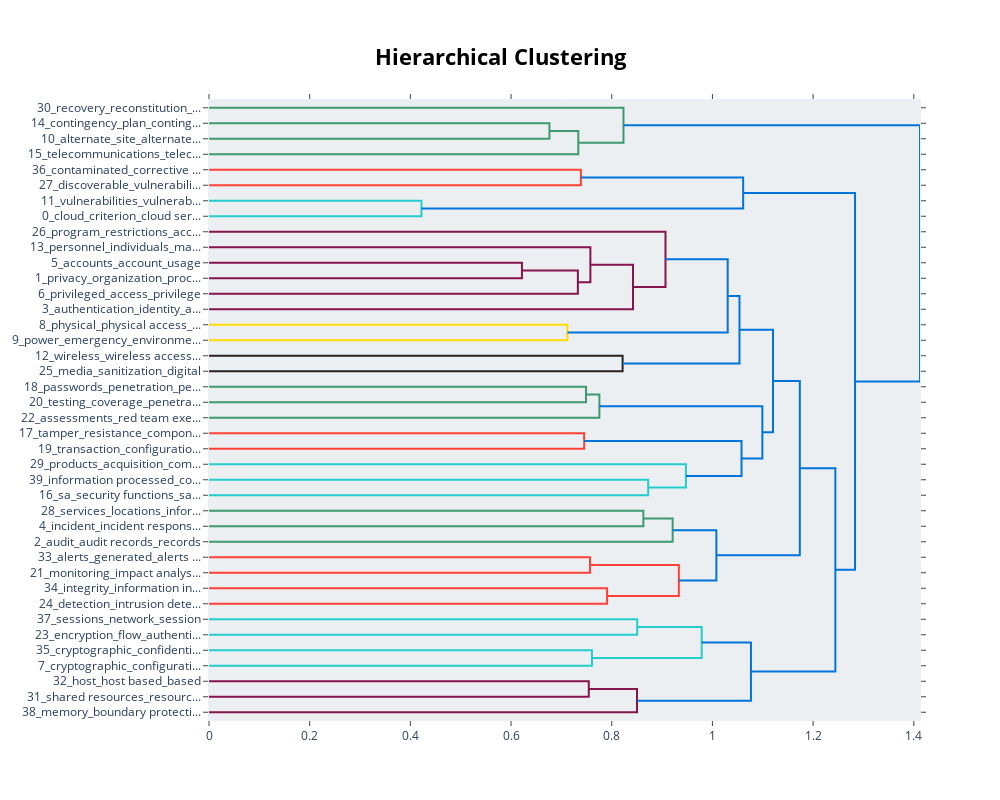

Source (notebook cell):
### Code cell
# check updates
topic_model.visualize_hierarchy()

### Figure 1 — Plotly figure (JSON) as saved in the notebook; plotly's stock layout.template omitted (floating-point values rounded to 4 significant figures)
{"data": [{"hoverinfo": "text", "marker": {"color": "rgb(61,153,112)"}, "mode": "lines", "type": "scatter", "x": [0, 0.6762, 0.6762, 0], "xaxis": "x", "y": [-15, -15, -25, -25], "yaxis": "y"}, {"hoverinfo": "text", "marker": {"color": "rgb(61,153,112)"}, "mode": "lines", "type": "scatter", "x": [0.6762, 0.7336, 0.7336, 0], "xaxis": "x", "y": [-20, -20, -35, -35], "yaxis": "y"}, {"hoverinfo": "text", "marker": {"color": "rgb(61,153,112)"}, "mode": "lines", "type": "scatter", "x": [0, 0.8233, 0.8233, 0.7336], "xaxis": "x", "y": [-5, -5, -27.5, -27.5], "yaxis": "y"}, {"hoverinfo": "text", "marker": {"color": "rgb(255,65,54)"}, "mode": "lines", "type": "scatter", "x": [0, 0.7387, 0.7387, 0], "xaxis": "x", "y": [-45, -45, -55, -55], "yaxis": "y"}, {"hoverinfo": "text", "marker": {"color": "rgb(35,205,205)"}, "mode": "lines", "type": "scatter", "x": [0, 0.422, 0.422, 0], "xaxis": "x", "y": [-65, -65, -75, -75], "yaxis": "y"}, {"hoverinfo": "text", "marker": {"color": "rgb(0,116,217)"}, "mode": "lines", "type": "scatter", "x": [0.7387, 1.061, 1.061, 0.422], "xaxis": "x", "y": [-50, -50, -70, -70], "yaxis": "y"}, {"hoverinfo": "text", "marker": {"color": "rgb(133,20,75)"}, "mode": "lines", "type": "scatter", "x": [0, 0.6216, 0.6216, 0], "xaxis": "x", "y": [-105, -105, -115, -115], "yaxis": "y"}, {"hoverinfo": "text", "marker": {"color": "rgb(133,20,75)"}, "mode": "lines", "type": "scatter", "x": [0.6216, 0.7327, 0.7327, 0], "xaxis": "x", "y": [-110, -110, -125, -125], "yaxis": "y"}, {"hoverinfo": "text", "marker": {"color": "rgb(133,20,75)"}, "mode": "lines", "type": "scatter", "x": [0, 0.7576, 0.7576, 0.7327], "xaxis": "x", "y": [-95, -95, -117.5, -117.5], "yaxis": "y"}, {"hoverinfo": "text", "marker": {"color": "rgb(133,20,75)"}, "mode": "lines", "type": "scatter", "x": [0.7576, 0.8422, 0.8422, 0], "xaxis": "x", "y": [-106.2, -106.2, -135, -135], "yaxis": "y"}, {"hoverinfo": "text", "marker": {"color": "rgb(133,20,75)"}, "mode": "lines", "type": "scatter", "x": [0, 0.9068, 0.9068, 0.8422], "xaxis": "x", "y": [-85, -85, -120.6, -120.6], "yaxis": "y"}, {"hoverinfo": "text", "marker": {"color": "rgb(255,220,0)"}, "mode": "lines", "type": "scatter", "x": [0, 0.7118, 0.7118, 0], "xaxis": "x", "y": [-145, -145, -155, -155], "yaxis": "y"}, {"hoverinfo": "text", "marker": {"color": "rgb(0,116,217)"}, "mode": "lines", "type": "scatter", "x": [0.9068, 1.03, 1.03, 0.7118], "xaxis": "x", "y": [-102.8, -102.8, -150, -150], "yaxis": "y"}, {"hoverinfo": "text", "marker": {"color": "rgb(40,35,35)"}, "mode": "lines", "type": "scatter", "x": [0, 0.8216, 0.8216, 0], "xaxis": "x", "y": [-165, -165, -175, -175], "yaxis": "y"}, {"hoverinfo": "text", "marker": {"color": "rgb(0,116,217)"}, "mode": "lines", "type": "scatter", "x": [1.03, 1.054, 1.054, 0.8216], "xaxis": "x", "y": [-126.4, -126.4, -170, -170], "yaxis": "y"}, {"hoverinfo": "text", "marker": {"color": "rgb(61,153,112)"}, "mode": "lines", "type": "scatter", "x": [0, 0.7489, 0.7489, 0], "xaxis": "x", "y": [-185, -185, -195, -195], "yaxis": "y"}, {"hoverinfo": "text", "marker": {"color": "rgb(61,153,112)"}, "mode": "lines", "type": "scatter", "x": [0.7489, 0.7755, 0.7755, 0], "xaxis": "x", "y": [-190, -190, -205, -205], "yaxis": "y"}, {"hoverinfo": "text", "marker": {"color": "rgb(255,65,54)"}, "mode": "lines", "type": "scatter", "x": [0, 0.7452, 0.7452, 0], "xaxis": "x", "y": [-215, -215, -225, -225], "yaxis": "y"}, {"hoverinfo": "text", "marker": {"color": "rgb(35,205,205)"}, "mode": "lines", "type": "scatter", "x": [0, 0.8724, 0.8724, 0], "xaxis": "x", "y": [-245, -245, -255, -255], "yaxis": "y"}, {"hoverinfo": "text", "marker": {"color": "rgb(35,205,205)"}, "mode": "lines", "type": "scatter", "x": [0, 0.9473, 0.9473, 0.8724], "xaxis": "x", "y": [-235, -235, -250, -250], "yaxis": "y"}, {"hoverinfo": "text", "marker": {"color": "rgb(0,116,217)"}, "mode": "lines", "type": "scatter", "x": [0.7452, 1.058, 1.058, 0.9473], "xaxis": "x", "y": [-220, -220, -242.5, -242.5], "yaxis": "y"}, {"hoverinfo": "text", "marker": {"color": "rgb(0,116,217)"}, "mode": "lines", "type": "scatter", "x": [0.7755, 1.099, 1.099, 1.058], "xaxis": "x", "y": [-197.5, -197.5, -231.2, -231.2], "yaxis": "y"}, {"hoverinfo": "text", "marker": {"color": "rgb(0,116,217)"}, "mode": "lines", "type": "scatter", "x": [1.054, 1.12, 1.12, 1.099], "xaxis": "x", "y": [-148.2, -148.2, -214.4, -214.4], "yaxis": "y"}, {"hoverinfo": "text", "marker": {"color": "rgb(61,153,112)"}, "mode": "lines", "type": "scatter", "x": [0, 0.8628, 0.8628, 0], "xaxis": "x", "y": [-265, -265, -275, -275], "yaxis": "y"}, {"hoverinfo": "text", "marker": {"color": "rgb(61,153,112)"}, "mode": "lines", "type": "scatter", "x": [0.8628, 0.921, 0.921, 0], "xaxis": "x", "y": [-270, -270, -285, -285], "yaxis": "y"}, {"hoverinfo": "text", "marker": {"color": "rgb(255,65,54)"}, "mode": "lines", "type": "scatter", "x": [0, 0.7568, 0.7568, 0], "xaxis": "x", "y": [-295, -295, -305, -305], "yaxis": "y"}, {"hoverinfo": "text", "marker": {"color": "rgb(255,65,54)"}, "mode": "lines", "type": "scatter", "x": [0, 0.7907, 0.7907, 0], "xaxis": "x", "y": [-315, -315, -325, -325], "yaxis": "y"}, {"hoverinfo": "text", "marker": {"color": "rgb(255,65,54)"}, "mode": "lines", "type": "scatter", "x": [0.7568, 0.9333, 0.9333, 0.7907], "xaxis": "x", "y": [-300, -300, -320, -320], "yaxis": "y"}, {"hoverinfo": "text", "marker": {"color": "rgb(0,116,217)"}, "mode": "lines", "type": "scatter", "x": [0.921, 1.008, 1.008, 0.9333], "xaxis": "x", "y": [-277.5, -277.5, -310, -310], "yaxis": "y"}, {"hoverinfo": "text", "marker": {"color": "rgb(0,116,217)"}, "mode": "lines", "type": "scatter", "x": [1.12, 1.174, 1.174, 1.008], "xaxis": "x", "y": [-181.3, -181.3, -293.8, -293.8], "yaxis": "y"}, {"hoverinfo": "text", "marker": {"color": "rgb(35,205,205)"}, "mode": "lines", "type": "scatter", "x": [0, 0.8505, 0.8505, 0], "xaxis": "x", "y": [-335, -335, -345, -345], "yaxis": "y"}, {"hoverinfo": "text", "marker": {"color": "rgb(35,205,205)"}, "mode": "lines", "type": "scatter", "x": [0, 0.7607, 0.7607, 0], "xaxis": "x", "y": [-355, -355, -365, -365], "yaxis": "y"}, {"hoverinfo": "text", "marker": {"color": "rgb(35,205,205)"}, "mode": "lines", "type": "scatter", "x": [0.8505, 0.9786, 0.9786, 0.7607], "xaxis": "x", "y": [-340, -340, -360, -360], "yaxis": "y"}, {"hoverinfo": "text", "marker": {"color": "rgb(133,20,75)"}, "mode": "lines", "type": "scatter", "x": [0, 0.7544, 0.7544, 0], "xaxis": "x", "y": [-375, -375, -385, -385], "yaxis": "y"}, {"hoverinfo": "text", "marker": {"color": "rgb(133,20,75)"}, "mode": "lines", "type": "scatter", "x": [0.7544, 0.8502, 0.8502, 0], "xaxis": "x", "y": [-380, -380, -395, -395], "yaxis": "y"}, {"hoverinfo": "text", "marker": {"color": "rgb(0,116,217)"}, "mode": "lines", "type": "scatter", "x": [0.9786, 1.077, 1.077, 0.8502], "xaxis": "x", "y": [-350, -350, -387.5, -387.5], "yaxis": "y"}, {"hoverinfo": "text", "marker": {"color": "rgb(0,116,217)"}, "mode": "lines", "type": "scatter", "x": [1.174, 1.244, 1.244, 1.077], "xaxis": "x", "y": [-237.5, -237.5, -368.8, -368.8], "yaxis": "y"}, {"hoverinfo": "text", "marker": {"color": "rgb(0,116,217)"}, "mode": "lines", "type": "scatter", "x": [1.061, 1.283, 1.283, 1.244], "xaxis": "x", "y": [-60, -60, -303.1, -303.1], "yaxis": "y"}, {"hoverinfo": "text", "marker": {"color": "rgb(0,116,217)"}, "mode": "lines", "type": "scatter", "x": [0.8233, 1.412, 1.412, 1.283], "xaxis": "x", "y": [-16.25, -16.25, -181.6, -181.6], "yaxis": "y"}], "layout": {"autosize": false, "height": 800, "hoverlabel": {"bgcolor": "white", "font": {"family": "Rockwell", "size": 16}}, "hovermode": "closest", "plot_bgcolor": "#ECEFF1", "showlegend": false, "title": {"font": {"color": "Black", "size": 22}, "text": "<b>Hierarchical Clustering</b>", "x": 0.5, "xanchor": "center", "yanchor": "top"}, "width": 1000, "xaxis": {"mirror": "allticks", "rangemode": "tozero", "showgrid": false, "showline": true, "showticklabels": true, "ticks": "outside", "type": "linear", "zeroline": false}, "yaxis": {"mirror": "allticks", "range": [-400, 0], "rangemode": "tozero", "showgrid": false, "showline": true, "showticklabels": true, "tickmode": "array", "ticks": "outside", "ticktext": ["30_recovery_reconstitution_...", "14_contingency_plan_conting...", "10_alternate_site_alternate...", "15_telecommunications_telec...", "36_contaminated_corrective ...", "27_discoverable_vulnerabili...", "11_vulnerabilities_vulnerab...", "0_cloud_criterion_cloud ser...", "26_program_restrictions_acc...", "13_personnel_individuals_ma...", "5_accounts_account_usage", "1_privacy_organization_proc...", "6_privileged_access_privilege", "3_authentication_identity_a...", "8_physical_physical access_...", "9_power_emergency_environme...", "12_wireless_wireless access...", "25_media_sanitization_digital", "18_passwords_penetration_pe...", "20_testing_coverage_penetra...", "22_assessments_red team exe...", "17_tamper_resistance_compon...", "19_transaction_configuratio...", "29_products_acquisition_com...", "39_information processed_co...", "16_sa_security functions_sa...", "28_services_locations_infor...", "4_incident_incident respons...", "2_audit_audit records_records", "33_alerts_generated_alerts ...", "21_monitoring_impact analys...", "34_integrity_information in...", "24_detection_intrusion dete...", "37_sessions_network_session", "23_encryption_flow_authenti...", "35_cryptographic_confidenti...", "7_cryptographic_configurati...", "32_host_host based_based", "31_shared resources_resourc...", "38_memory_boundary protecti..."], "tickvals": [-5, -15, -25, -35, -45, -55, -65, -75, -85, -95, -105, -115, -125, -135, -145, -155, -165, -175, -185, -195, -205, -215, -225, -235, -245, -255, -265, -275, -285, -295, -305, -315, -325, -335, -345, -355, -365, -375, -385, -395], "type": "linear", "zeroline": false}}}
